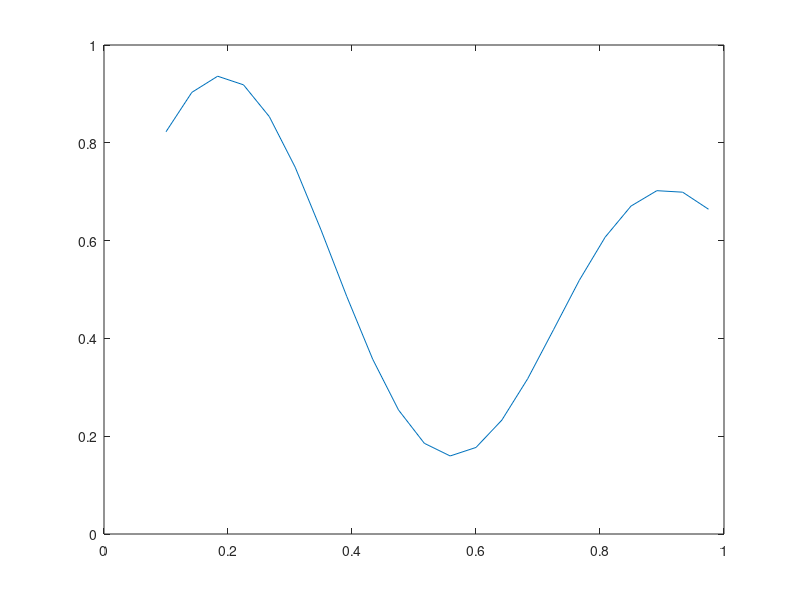

Write MATLAB code to recreate this figure. (Note: this script raises an error after producing the figure.)
close all
clear all
clc
% Programmed with MATLAB online 
%% % Main task 
% Multi-Layer Perceptron algorithm
% 2-layer perceptron.
% 1 hidden layer with 2 neurons with sigmoidal activation functions.
% 1 output layer has one summation neuron with linear activation function.
% Definitions
x_cnt = 22;
inner_neurons_cnt = 2;
% Perceptron input: random generater 22 parameters with values from 0 to 1
x = 0.1:1/24:1;
% Perceptron response function
pi = 3.14;
d = (1 + 0.6*sin(2*pi*x/0.7) + 0.3*sin(2*pi*x)) / 2;
figure(1)
plot(x, d);
% % Set centers, radiuses and weights
% % finding function peaks
% [y,x] = findpeaks(d);
% 
% % Centers
% cx = y;
% 
% % Radiuses
% rx = [x(1)-0.35, 0.975-x(2)];
% Create RBF centers using k-means clustering
%k = 2;  % Number of centers
%[idx, r] = kmeans(x', k);
r=[0.7667;0.3083];
cx = [0.183, 0.891];
% Calculate spread parameter (average distance to the nearest center)
rx = [0.35-0.183, 0.891-0.767 ];
% Weights of output layer neuron
wx = [0.1,0.1];%randn(1, inner_neurons_cnt);
w0 = 0.1;
% All neurons weights and biases update step
n = 0.1;
% Training cycle count
% Didinant žingsnį didėja tikslumas
epochs = 2000;%Netagli buti maziau nei 200000
cycle = 0;
% % Multi-layered perceptron training using Backpropagation algorithm
while cycle < epochs
    % Output layer summation neuron linear activation function y = y21*w21 +  y22*w22 + y23*w23 + y24*w24 + y25*w25 + y26*w26 
    y = zeros(1, 22);
    % Error array
    e = zeros(1, 22);
    for i=1:22
        % Output layer summation neuron linear activation function calculation
        for j=1:inner_neurons_cnt
            y(i) = y(i) + yx(x(i), cx(j), rx(j))*wx(j);
        end
        y(i) = y(i) + w0;
        
        % Error calculation
        e(i) = d(i) - y(i);%e(i) = 0.5 * (d(i) - y(i))^2;%
        
        %if(e(i) ~= 0)
        % Output neuron weights updates
        for j=1:inner_neurons_cnt
            wx(j) = wx(j) + n*e(i)*yx(x(i), cx(j), rx(j));
        end
        w0 = w0 + n*e(i)*1;
        %end
      
    end
    cycle = cycle + 1;
end
% % Multi-layered perceptron testing
y = zeros(1, 92);
x_test = 0.1:1/102:1;
for i=1:92
    for j=1:inner_neurons_cnt
        y(i) = y(i) + yx(x_test(i), cx(j), rx(j))*wx(j);
    end
    y(i) = y(i) + w0;
end
figure(2)
plot(x_test, y);
%% Additional task
% Weights of output layer neuron
wx = [0.1,0.1];%randn(1, inner_neurons_cnt);%[0.1,0.9]
w0 = 0.1;
cycle = 0;
cx = [0.183, 0.891];
% Calculate spread parameter (average distance to the nearest center)
rx = [0.35-0.183, 0.891-0.767 ];
% % Multi-layered perceptron training using Backpropagation algorithm
while cycle < epochs
    % Output layer summation neuron linear activation function y = y21*w21 +  y22*w22 + y23*w23 + y24*w24 + y25*w25 + y26*w26 
    y = zeros(1, 22);
    % Error array
    e = zeros(1, 22);
    for i=1:22
        % Output layer summation neuron linear activation function calculation
        for j=1:inner_neurons_cnt
            y(i) = y(i) + yx(x(i), cx(j), rx(j))*wx(j);
        end
        y(i) = y(i) + w0;
        
        % Error calculation
        e(i) = d(i) - y(i);
        
        if(e(i) ~= 0)
            % Output neuron weights updates
            for j=1:inner_neurons_cnt
                wx(j) = wx(j) + n*e(i)*yx(x(i), cx(j), rx(j));
            end
            w0 = w0 + n*e(i)*1;
            
        end
        % j_array = zeros(1,inner_neurons_cnt);
        % for j=1:inner_neurons_cnt
        %     j_array(j) = x(j)-cx(j);
        % end
        %     j_min = min(j_array);
        
        % for j = 1:inner_neurons_cnt
        % cx(j) = cx(j) - n * e * (cx(j) - x(i));
        % rx(j) = rx(j) + n * e * f(cx(j) / 3);
        % end    
        % Gauss Functions centers and radiuses updates depending on output leyer neuron weights
        %for j=1:inner_neurons_cnt
        %     if(j_min ~= j_array(j))
                %%cx(j) = cx(j) - n*j_array(j);
                y_t = yx(x(i), cx(j), rx(j));
                delta_cx = n*-e(i)*wx(j)*(y_t/rx(j)^2)*(x(i)-cx(j));%n*e(i)*y_t * w(j) * y_t / rx(j)^2 * (x(i) - cx(j));
                delta_rx = n*e(i)*wx(j)*(y_t/rx(j)) *(((x(i) - cx(j))^2/rx(j)^2)-1);
            
                % Update centers and radii
                cx(j) = cx(j) + delta_cx;
                rx(j) = rx(j) + delta_rx;
        %end
        %     %%rx(j) = rx(j) + n*e(i);
        %     % y_t = yx(x1(i), cx(j), rx(j));
        %     % delta = y_t*(1-y_t)*e(i)*wx(j);
        %     %rx(j) = rx(j) + n*e(i);%*f(cx(j));
        % end
    
    end
    cycle = cycle + 1;
end
% % Multi-layered perceptron testing
y = zeros(1, 92);
x_test = 0.1:1/102:1;
for i=1:92
    for j=1:inner_neurons_cnt
        y(i) = y(i) + yx(x_test(i), cx(j), rx(j))*wx(j);
    end
    y(i) = y(i) + w0;
end
figure(3)
plot(x_test, y);
%% Functions
% Main task: neural network output function 
% function result = f(x)
%     result = (1 + 0.6*sin(2*pi*x/0.7) + 0.3*sin(2*pi*x)) / 2;
% end
% Main task: hidden layer Gauss function y21 -> y26 
function result = yx(x, c, r)
    result = exp(-(x-c)^2/(2*r^2)); % Gauss function
end
